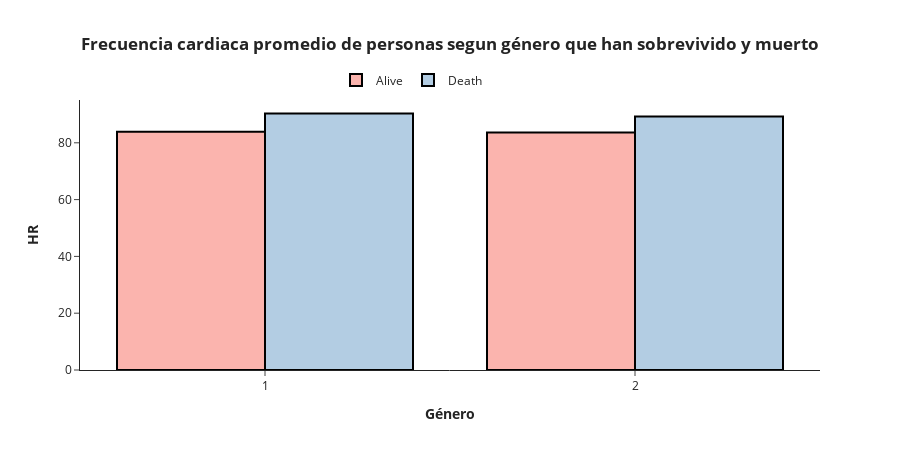

Notebook cell for this chart:
### Code cell
#Definir gráfica
fig=px.bar(df1, x='gendera', y=['heart rate'], color = 'outcome', barmode = 'group', title= '<b>Frecuencia cardiaca promedio de personas segun género que han sobrevivido y muerto<b>',  
             color_discrete_sequence=px.colors.qualitative.Pastel1, width =900, height=450)


#Agregar detalles
fig.update_layout(
    xaxis_title='<b>Género<b>',
    yaxis_title = '<b>HR<b>',
    template='simple_white',
    title_x=0.5,
    plot_bgcolor='rgba(0,0,0,0)',
    legend_title_text='',
    
    legend=dict(
        orientation='h',
        yanchor='bottom',
        y=1.02,
        xanchor='right',
        x=0.55))

fig.update_traces(marker_line_color='#000000',
                  marker_line_width=2)

fig.show()

### Figure 1 — Plotly figure (JSON) as saved in the notebook; plotly's stock layout.template omitted (floating-point values rounded to 4 significant figures)
{"data": [{"alignmentgroup": "True", "hovertemplate": "outcome=Alive<br>gendera=%{x}<br>value=%{y}<extra></extra>", "legendgroup": "Alive", "marker": {"color": "rgb(251,180,174)", "line": {"color": "#000000", "width": 2}, "pattern": {"shape": ""}}, "name": "Alive", "offsetgroup": "Alive", "orientation": "v", "showlegend": true, "textposition": "auto", "type": "bar", "x": [1, 2], "xaxis": "x", "y": [83.88, 83.65], "yaxis": "y"}, {"alignmentgroup": "True", "hovertemplate": "outcome=Death<br>gendera=%{x}<br>value=%{y}<extra></extra>", "legendgroup": "Death", "marker": {"color": "rgb(179,205,227)", "line": {"color": "#000000", "width": 2}, "pattern": {"shape": ""}}, "name": "Death", "offsetgroup": "Death", "orientation": "v", "showlegend": true, "textposition": "auto", "type": "bar", "x": [1, 2], "xaxis": "x", "y": [90.32, 89.25], "yaxis": "y"}], "layout": {"barmode": "group", "height": 450, "legend": {"orientation": "h", "title": {"text": ""}, "tracegroupgap": 0, "x": 0.55, "xanchor": "right", "y": 1.02, "yanchor": "bottom"}, "plot_bgcolor": "rgba(0,0,0,0)", "title": {"text": "<b>Frecuencia cardiaca promedio de personas segun género que han sobrevivido y muerto<b>", "x": 0.5}, "width": 900, "xaxis": {"anchor": "y", "domain": [0, 1], "title": {"text": "<b>Género<b>"}}, "yaxis": {"anchor": "x", "domain": [0, 1], "title": {"text": "<b>HR<b>"}}}}
